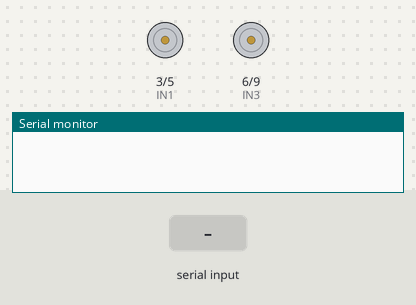
A sketch run on a simulated Arduino Uno, built with avr-gcc and run on an emulated ATmega328P. Parts: motor-driver pin pairs drawn as motors (green arrow = first pin HIGH = forward, orange = second pin HIGH = backward, longer = more drive), the last lines printed to the serial monitor. Inputs (shaded band) come from the test bench.

Above: at 2.2 s.
2.3 s: byte 1 (1) received over Serial
At 3.1 s:
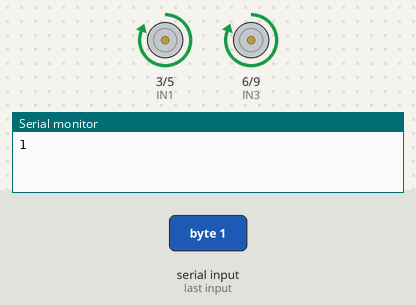
3.8 s: byte 2 (2) received over Serial
At 4.4 s:
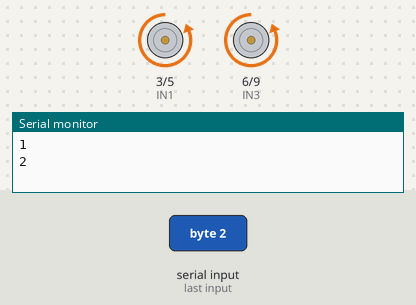
5.3 s: byte 4 (4) received over Serial
At 5.7 s:
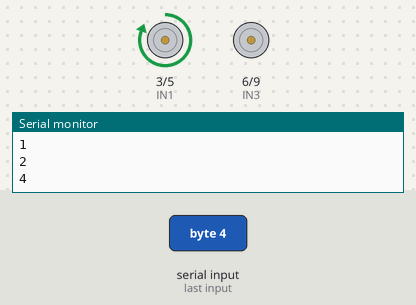
6.8 s: byte 3 (3) received over Serial
At 8.2 s:
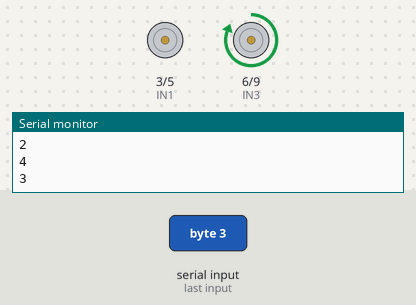
Timing chart, 0 to 9.3 s (numbered marks = the images above; inputs shaded):
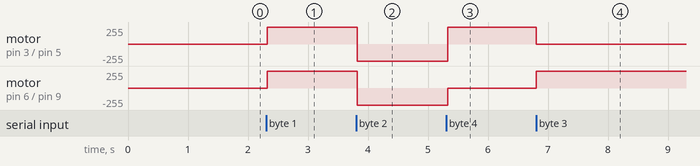

Measured:
- after the input at 2.3 s, motor on pin 3 (IN1) / pin 5 (IN2), motor on pin 6 (IN3) / pin 9 (IN4): stopped → forward 255/255 at once
- after the input at 3.8 s, motor on pin 3 (IN1) / pin 5 (IN2), motor on pin 6 (IN3) / pin 9 (IN4): forward 255/255 → backward 255/255 at once
- after the input at 5.3 s, motor on pin 3 (IN1) / pin 5 (IN2): backward 255/255 → forward 255/255 at once; motor on pin 6 (IN3) / pin 9 (IN4): backward 255/255 → stopped at once
- after the input at 6.8 s, motor on pin 3 (IN1) / pin 5 (IN2): forward 255/255 → stopped at once; motor on pin 6 (IN3) / pin 9 (IN4): stopped → forward 255/255 at once

The sketch:

RC.ino
```cpp
// تعريف المحركات
#define IN1 3
#define IN2 5
#define IN3 6
#define IN4 9

// متغير استقبال بيانات البلوتوث
int data;
int Speed = 130;

void setup() {
  Serial.begin(9600);

  // تعريف أطراف المحركات
  pinMode(IN1, OUTPUT);
  pinMode(IN2, OUTPUT);
  pinMode(IN3, OUTPUT);
  pinMode(IN4, OUTPUT);

  delay(1000);
}

void loop() {
  // استقبال البيانات من البلوتوث
  if (Serial.available() > 0) {
    data = Serial.read();
    Serial.print("Received: ");
    Serial.println(data);
  }

  delay(30);

  if (Serial.available()) {
    data = Serial.read();
    Serial.println(data);
  }
  if (data == 1) {
    analogWrite(IN1, 255);
    analogWrite(IN2, 0);
    analogWrite(IN3, 255);
    analogWrite(IN4, 0);
  }

  else if (data == 2) {
    analogWrite(IN1, 0);
    analogWrite(IN2, 255);
    analogWrite(IN3, 0);
    analogWrite(IN4, 255);
  }
    else if (data == 4) {
    analogWrite(IN1, 255);
    analogWrite(IN2, 0);
    analogWrite(IN3, 0);
    analogWrite(IN4, 0);
  }
    else if (data == 3) {
    analogWrite(IN1, 0);
    analogWrite(IN2, 0);
    analogWrite(IN3, 255);
    analogWrite(IN4, 0);
  }

   else if(data == 5) {
    analogWrite(IN1, 0);
    analogWrite(IN2, 0);
    analogWrite(IN3, 0);
    analogWrite(IN4, 0);
    }

}
```
